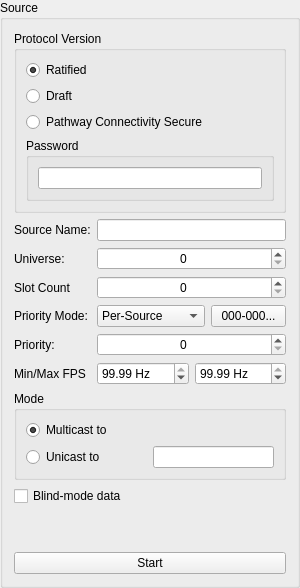
     <widget class="QGroupBox" name="gbSource">
      <property name="sizePolicy">
       <sizepolicy hsizetype="MinimumExpanding" vsizetype="Preferred">
        <horstretch>0</horstretch>
        <verstretch>0</verstretch>
       </sizepolicy>
      </property>
      <property name="minimumSize">
       <size>
        <width>300</width>
        <height>0</height>
       </size>
      </property>
      <property name="focusPolicy">
       <enum>Qt::NoFocus</enum>
      </property>
      <property name="title">
       <string>Source</string>
      </property>
      <layout class="QVBoxLayout" name="verticalLayout_11">
       <item>
        <widget class="QFrame" name="frSourceOpts">
         <property name="sizePolicy">
          <sizepolicy hsizetype="MinimumExpanding" vsizetype="MinimumExpanding">
           <horstretch>0</horstretch>
           <verstretch>0</verstretch>
          </sizepolicy>
         </property>
         <property name="frameShape">
          <enum>QFrame::NoFrame</enum>
         </property>
         <property name="frameShadow">
          <enum>QFrame::Plain</enum>
         </property>
         <layout class="QVBoxLayout" name="verticalLayout_12">
          <property name="leftMargin">
           <number>0</number>
          </property>
          <property name="topMargin">
           <number>0</number>
          </property>
          <property name="rightMargin">
           <number>0</number>
          </property>
          <property name="bottomMargin">
           <number>0</number>
          </property>
          <item>
           <widget class="QGroupBox" name="gbProtocolVersion">
            <property name="sizePolicy">
             <sizepolicy hsizetype="MinimumExpanding" vsizetype="Preferred">
              <horstretch>0</horstretch>
              <verstretch>0</verstretch>
             </sizepolicy>
            </property>
            <property name="focusPolicy">
             <enum>Qt::NoFocus</enum>
            </property>
            <property name="title">
             <string>Protocol Version</string>
            </property>
            <layout class="QVBoxLayout" name="verticalLayout_6">
             <item>
              <widget class="QRadioButton" name="rbRatified">
               <property name="sizePolicy">
                <sizepolicy hsizetype="MinimumExpanding" vsizetype="Fixed">
                 <horstretch>0</horstretch>
                 <verstretch>0</verstretch>
                </sizepolicy>
               </property>
               <property name="focusPolicy">
                <enum>Qt::NoFocus</enum>
               </property>
               <property name="text">
                <string>Ratified</string>
               </property>
               <property name="checked">
                <bool>true</bool>
               </property>
              </widget>
             </item>
             <item>
              <widget class="QRadioButton" name="rbDraft">
               <property name="sizePolicy">
                <sizepolicy hsizetype="MinimumExpanding" vsizetype="Fixed">
                 <horstretch>0</horstretch>
                 <verstretch>0</verstretch>
                </sizepolicy>
               </property>
               <property name="focusPolicy">
                <enum>Qt::NoFocus</enum>
               </property>
               <property name="text">
                <string>Draft</string>
               </property>
              </widget>
             </item>
             <item>
              <widget class="QRadioButton" name="rbPathwaySecure">
               <property name="text">
                <string>Pathway Connectivity Secure</string>
               </property>
              </widget>
             </item>
             <item>
              <widget class="QGroupBox" name="gbPathwaySecurePassword">
               <property name="title">
                <string>Password</string>
               </property>
               <layout class="QVBoxLayout" name="verticalLayout_14">
                <item>
                 <widget class="QLineEdit" name="lePathwaySecurePassword">
                  <property name="maxLength">
                   <number>32</number>
                  </property>
                 </widget>
                </item>
               </layout>
              </widget>
             </item>
            </layout>
           </widget>
          </item>
          <item>
           <layout class="QFormLayout" name="flBasics">
            <item row="1" column="0">
             <widget class="QLabel" name="label">
              <property name="sizePolicy">
               <sizepolicy hsizetype="MinimumExpanding" vsizetype="Preferred">
                <horstretch>0</horstretch>
                <verstretch>0</verstretch>
               </sizepolicy>
              </property>
              <property name="focusPolicy">
               <enum>Qt::NoFocus</enum>
              </property>
              <property name="text">
               <string>Source Name:</string>
              </property>
             </widget>
            </item>
            <item row="1" column="1">
             <widget class="QLineEdit" name="leSourceName">
              <property name="sizePolicy">
               <sizepolicy hsizetype="MinimumExpanding" vsizetype="Fixed">
                <horstretch>0</horstretch>
                <verstretch>0</verstretch>
               </sizepolicy>
              </property>
              <property name="focusPolicy">
               <enum>Qt::ClickFocus</enum>
              </property>
              <property name="maxLength">
               <number>63</number>
              </property>
             </widget>
            </item>
            <item row="2" column="0">
             <widget class="QLabel" name="label_2">
              <property name="sizePolicy">
               <sizepolicy hsizetype="MinimumExpanding" vsizetype="Preferred">
                <horstretch>0</horstretch>
                <verstretch>0</verstretch>
               </sizepolicy>
              </property>
              <property name="focusPolicy">
               <enum>Qt::NoFocus</enum>
              </property>
              <property name="text">
               <string>Universe:</string>
              </property>
             </widget>
            </item>
            <item row="2" column="1">
             <widget class="QSpinBox" name="sbUniverse">
              <property name="sizePolicy">
               <sizepolicy hsizetype="MinimumExpanding" vsizetype="Fixed">
                <horstretch>0</horstretch>
                <verstretch>0</verstretch>
               </sizepolicy>
              </property>
              <property name="focusPolicy">
               <enum>Qt::ClickFocus</enum>
              </property>
              <property name="alignment">
               <set>Qt::AlignCenter</set>
              </property>
             </widget>
            </item>
            <item row="3" column="0">
             <widget class="QLabel" name="label_8">
              <property name="text">
               <string>Slot Count</string>
              </property>
             </widget>
            </item>
            <item row="3" column="1">
             <widget class="QSpinBox" name="sbSlotCount">
              <property name="sizePolicy">
               <sizepolicy hsizetype="MinimumExpanding" vsizetype="Fixed">
                <horstretch>0</horstretch>
                <verstretch>0</verstretch>
               </sizepolicy>
              </property>
              <property name="alignment">
               <set>Qt::AlignCenter</set>
              </property>
             </widget>
            </item>
            <item row="4" column="0">
             <widget class="QLabel" name="label_4">
              <property name="sizePolicy">
               <sizepolicy hsizetype="MinimumExpanding" vsizetype="Preferred">
                <horstretch>0</horstretch>
                <verstretch>0</verstretch>
               </sizepolicy>
              </property>
              <property name="focusPolicy">
               <enum>Qt::NoFocus</enum>
              </property>
              <property name="text">
               <string>Priority Mode:</string>
              </property>
             </widget>
            </item>
            <item row="4" column="1">
             <layout class="QHBoxLayout" name="hlPriority">
              <item>
               <widget class="QComboBox" name="cbPriorityMode">
                <property name="focusPolicy">
                 <enum>Qt::ClickFocus</enum>
                </property>
                <item>
                 <property name="text">
                  <string>Per-Source</string>
                 </property>
                </item>
                <item>
                 <property name="text">
                  <string>Per-Address</string>
                 </property>
                </item>
               </widget>
              </item>
              <item>
               <widget class="QPushButton" name="btnEditPerChan">
                <property name="sizePolicy">
                 <sizepolicy hsizetype="Fixed" vsizetype="Fixed">
                  <horstretch>0</horstretch>
                  <verstretch>0</verstretch>
                 </sizepolicy>
                </property>
                <property name="minimumSize">
                 <size>
                  <width>10</width>
                  <height>0</height>
                 </size>
                </property>
                <property name="maximumSize">
                 <size>
                  <width>75</width>
                  <height>16777215</height>
                 </size>
                </property>
                <property name="focusPolicy">
                 <enum>Qt::NoFocus</enum>
                </property>
                <property name="toolTip">
                 <string>Set up per-channel priorities</string>
                </property>
                <property name="text">
                 <string notr="true">000-000...</string>
                </property>
               </widget>
              </item>
             </layout>
            </item>
            <item row="5" column="0">
             <widget class="QLabel" name="label_3">
              <property name="sizePolicy">
               <sizepolicy hsizetype="MinimumExpanding" vsizetype="Preferred">
                <horstretch>0</horstretch>
                <verstretch>0</verstretch>
               </sizepolicy>
              </property>
              <property name="focusPolicy">
               <enum>Qt::NoFocus</enum>
              </property>
              <property name="text">
               <string>Priority:</string>
              </property>
             </widget>
            </item>
            <item row="5" column="1">
             <widget class="QSpinBox" name="sbPriority">
              <property name="sizePolicy">
               <sizepolicy hsizetype="MinimumExpanding" vsizetype="Fixed">
                <horstretch>0</horstretch>
                <verstretch>0</verstretch>
               </sizepolicy>
              </property>
              <property name="focusPolicy">
               <enum>Qt::ClickFocus</enum>
              </property>
              <property name="alignment">
               <set>Qt::AlignCenter</set>
              </property>
             </widget>
            </item>
            <item row="6" column="0">
             <widget class="QLabel" name="label_9">
              <property name="text">
               <string>Min/Max FPS</string>
              </property>
             </widget>
            </item>
            <item row="6" column="1">
             <layout class="QHBoxLayout" name="horizontalLayout_11">
              <item>
               <widget class="QDoubleSpinBox" name="sbMinFPS">
                <property name="suffix">
                 <string> Hz</string>
                </property>
                <property name="value">
                 <double>99.989999999999995</double>
                </property>
               </widget>
              </item>
              <item>
               <widget class="QDoubleSpinBox" name="sbMaxFPS">
                <property name="suffix">
                 <string> Hz</string>
                </property>
                <property name="value">
                 <double>99.989999999999995</double>
                </property>
               </widget>
              </item>
             </layout>
            </item>
           </layout>
          </item>
          <item>
           <widget class="QGroupBox" name="gbProtocolMode">
            <property name="focusPolicy">
             <enum>Qt::NoFocus</enum>
            </property>
            <property name="title">
             <string>Mode</string>
            </property>
            <layout class="QGridLayout" name="gridLayout">
             <item row="1" column="1">
              <widget class="QLineEdit" name="leUnicastAddress">
               <property name="sizePolicy">
                <sizepolicy hsizetype="MinimumExpanding" vsizetype="Fixed">
                 <horstretch>0</horstretch>
                 <verstretch>0</verstretch>
                </sizepolicy>
               </property>
               <property name="focusPolicy">
                <enum>Qt::ClickFocus</enum>
               </property>
              </widget>
             </item>
             <item row="1" column="0">
              <widget class="QRadioButton" name="rbUnicast">
               <property name="sizePolicy">
                <sizepolicy hsizetype="MinimumExpanding" vsizetype="Fixed">
                 <horstretch>0</horstretch>
                 <verstretch>0</verstretch>
                </sizepolicy>
               </property>
               <property name="focusPolicy">
                <enum>Qt::NoFocus</enum>
               </property>
               <property name="text">
                <string>Unicast to</string>
               </property>
              </widget>
             </item>
             <item row="0" column="0" colspan="2">
              <widget class="QRadioButton" name="rbMulticast">
               <property name="sizePolicy">
                <sizepolicy hsizetype="MinimumExpanding" vsizetype="Fixed">
                 <horstretch>0</horstretch>
                 <verstretch>0</verstretch>
                </sizepolicy>
               </property>
               <property name="focusPolicy">
                <enum>Qt::NoFocus</enum>
               </property>
               <property name="text">
                <string>Multicast to</string>
               </property>
               <property name="checked">
                <bool>true</bool>
               </property>
              </widget>
             </item>
            </layout>
           </widget>
          </item>
          <item>
           <widget class="QCheckBox" name="cbBlind">
            <property name="sizePolicy">
             <sizepolicy hsizetype="MinimumExpanding" vsizetype="Fixed">
              <horstretch>0</horstretch>
              <verstretch>0</verstretch>
             </sizepolicy>
            </property>
            <property name="focusPolicy">
             <enum>Qt::NoFocus</enum>
            </property>
            <property name="text">
             <string>Blind-mode data</string>
            </property>
           </widget>
          </item>
          <item>
           <spacer name="verticalSpacer">
            <property name="focusPolicy">
             <enum>Qt::NoFocus</enum>
            </property>
            <property name="orientation">
             <enum>Qt::Vertical</enum>
            </property>
            <property name="sizeHint" stdset="0">
             <size>
              <width>20</width>
              <height>40</height>
             </size>
            </property>
           </spacer>
          </item>
         </layout>
        </widget>
       </item>
       <item>
        <widget class="QPushButton" name="btnStart">
         <property name="focusPolicy">
          <enum>Qt::NoFocus</enum>
         </property>
         <property name="text">
          <string>Start</string>
         </property>
        </widget>
       </item>
      </layout>
     </widget>
